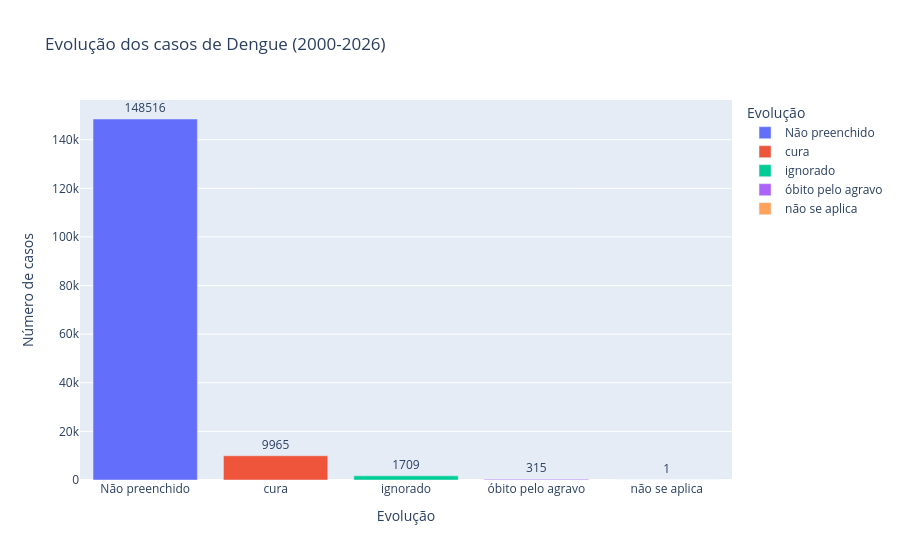

Notebook cell for this chart:
### Code cell
# Contagem dos resultados
evolucao_counts = (
    df_evolucao["CON_EVOLUC"]
    .value_counts()
    .reset_index()
)

evolucao_counts.columns = ["Evolução", "Contagem"]

fig = px.bar(
    evolucao_counts,
    x="Evolução",
    y="Contagem",
    text="Contagem",
    title="Evolução dos casos de Dengue (2000-2026)",
    labels={
        "Contagem": "Número de casos",
        "Evolução": "Evolução"
    },
    color="Evolução"
)

fig.update_traces(textposition="outside")

fig.show()

### Figure 1 — Plotly figure (JSON) as saved in the notebook; plotly's stock layout.template omitted (floating-point values rounded to 4 significant figures)
{"data": [{"hovertemplate": "Evolução=%{x}<br>Número de casos=%{text}<extra></extra>", "legendgroup": "Não preenchido", "marker": {"color": "#636efa", "pattern": {"shape": ""}}, "name": "Não preenchido", "orientation": "v", "showlegend": true, "text": [148500.0], "textposition": "outside", "type": "bar", "x": ["Não preenchido"], "xaxis": "x", "y": [148516], "yaxis": "y"}, {"hovertemplate": "Evolução=%{x}<br>Número de casos=%{text}<extra></extra>", "legendgroup": "cura", "marker": {"color": "#EF553B", "pattern": {"shape": ""}}, "name": "cura", "orientation": "v", "showlegend": true, "text": [9965.0], "textposition": "outside", "type": "bar", "x": ["cura"], "xaxis": "x", "y": [9965], "yaxis": "y"}, {"hovertemplate": "Evolução=%{x}<br>Número de casos=%{text}<extra></extra>", "legendgroup": "ignorado", "marker": {"color": "#00cc96", "pattern": {"shape": ""}}, "name": "ignorado", "orientation": "v", "showlegend": true, "text": [1709.0], "textposition": "outside", "type": "bar", "x": ["ignorado"], "xaxis": "x", "y": [1709], "yaxis": "y"}, {"hovertemplate": "Evolução=%{x}<br>Número de casos=%{text}<extra></extra>", "legendgroup": "óbito pelo agravo", "marker": {"color": "#ab63fa", "pattern": {"shape": ""}}, "name": "óbito pelo agravo", "orientation": "v", "showlegend": true, "text": [315.0], "textposition": "outside", "type": "bar", "x": ["óbito pelo agravo"], "xaxis": "x", "y": [315], "yaxis": "y"}, {"hovertemplate": "Evolução=%{x}<br>Número de casos=%{text}<extra></extra>", "legendgroup": "não se aplica", "marker": {"color": "#FFA15A", "pattern": {"shape": ""}}, "name": "não se aplica", "orientation": "v", "showlegend": true, "text": [1.0], "textposition": "outside", "type": "bar", "x": ["não se aplica"], "xaxis": "x", "y": [1], "yaxis": "y"}], "layout": {"barmode": "relative", "legend": {"title": {"text": "Evolução"}, "tracegroupgap": 0}, "title": {"text": "Evolução dos casos de Dengue (2000-2026)"}, "xaxis": {"anchor": "y", "categoryarray": ["Não preenchido", "cura", "ignorado", "óbito pelo agravo", "não se aplica"], "categoryorder": "array", "domain": [0, 1], "title": {"text": "Evolução"}}, "yaxis": {"anchor": "x", "domain": [0, 1], "title": {"text": "Número de casos"}}}}
